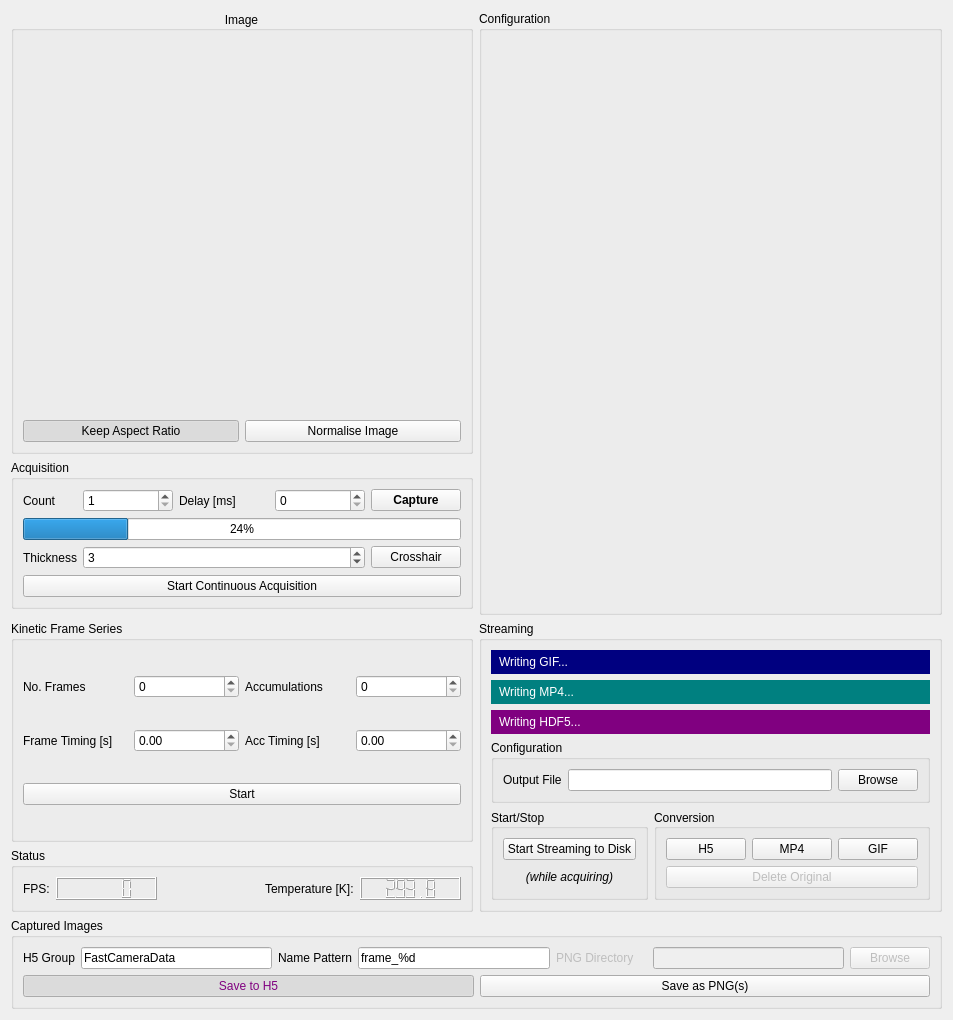
<?xml version="1.0" encoding="UTF-8"?>
<ui version="4.0">
 <class>mainForm</class>
 <widget class="QWidget" name="mainForm">
  <property name="geometry">
   <rect>
    <x>0</x>
    <y>0</y>
    <width>953</width>
    <height>1020</height>
   </rect>
  </property>
  <property name="sizePolicy">
   <sizepolicy hsizetype="Expanding" vsizetype="Preferred">
    <horstretch>0</horstretch>
    <verstretch>0</verstretch>
   </sizepolicy>
  </property>
  <property name="maximumSize">
   <size>
    <width>5000</width>
    <height>5000</height>
   </size>
  </property>
  <property name="windowTitle">
   <string>Fast Camera Control</string>
  </property>
  <layout class="QGridLayout" name="gridLayout_2">
   <item row="9" column="1" colspan="2">
    <widget class="QGroupBox" name="capturedImages">
     <property name="sizePolicy">
      <sizepolicy hsizetype="Minimum" vsizetype="MinimumExpanding">
       <horstretch>1</horstretch>
       <verstretch>0</verstretch>
      </sizepolicy>
     </property>
     <property name="minimumSize">
      <size>
       <width>0</width>
       <height>0</height>
      </size>
     </property>
     <property name="title">
      <string>Captured Images</string>
     </property>
     <layout class="QGridLayout" name="gridLayout_3">
      <item row="1" column="0">
       <layout class="QHBoxLayout" name="horizontalLayout_6" stretch="0,0">
        <item>
         <widget class="QPushButton" name="h5SaveButton">
          <property name="styleSheet">
           <string notr="true">color: purple;</string>
          </property>
          <property name="text">
           <string>Save to H5</string>
          </property>
          <property name="checkable">
           <bool>true</bool>
          </property>
          <property name="checked">
           <bool>true</bool>
          </property>
         </widget>
        </item>
        <item>
         <widget class="QPushButton" name="pngSaveButton">
          <property name="text">
           <string>Save as PNG(s)</string>
          </property>
          <property name="checkable">
           <bool>true</bool>
          </property>
         </widget>
        </item>
       </layout>
      </item>
      <item row="0" column="0">
       <layout class="QHBoxLayout" name="horizontalLayout">
        <item>
         <widget class="QLabel" name="h5Label">
          <property name="text">
           <string>H5 Group</string>
          </property>
         </widget>
        </item>
        <item>
         <widget class="QLineEdit" name="h5Group">
          <property name="text">
           <string>FastCameraData</string>
          </property>
         </widget>
        </item>
        <item>
         <widget class="QLabel" name="label_7">
          <property name="text">
           <string>Name Pattern</string>
          </property>
         </widget>
        </item>
        <item>
         <widget class="QLineEdit" name="namePattern">
          <property name="text">
           <string>frame_%d</string>
          </property>
         </widget>
        </item>
        <item>
         <widget class="QLabel" name="pngLabel">
          <property name="enabled">
           <bool>false</bool>
          </property>
          <property name="text">
           <string>PNG Directory</string>
          </property>
         </widget>
        </item>
        <item>
         <widget class="QLabel" name="label_10">
          <property name="text">
           <string/>
          </property>
         </widget>
        </item>
        <item>
         <widget class="QLineEdit" name="pngDirectory">
          <property name="enabled">
           <bool>false</bool>
          </property>
          <property name="text">
           <string/>
          </property>
         </widget>
        </item>
        <item>
         <widget class="QPushButton" name="pngBrowse">
          <property name="enabled">
           <bool>false</bool>
          </property>
          <property name="text">
           <string>Browse</string>
          </property>
         </widget>
        </item>
       </layout>
      </item>
     </layout>
    </widget>
   </item>
   <item row="6" column="1">
    <widget class="QGroupBox" name="statusGroup">
     <property name="sizePolicy">
      <sizepolicy hsizetype="Minimum" vsizetype="Minimum">
       <horstretch>1</horstretch>
       <verstretch>0</verstretch>
      </sizepolicy>
     </property>
     <property name="title">
      <string>Status</string>
     </property>
     <layout class="QHBoxLayout" name="horizontalLayout_3">
      <item>
       <layout class="QHBoxLayout" name="horizontalLayout_2">
        <item>
         <widget class="QLabel" name="label_8">
          <property name="text">
           <string>FPS:</string>
          </property>
         </widget>
        </item>
        <item>
         <widget class="QLCDNumber" name="fpsCounter">
          <property name="enabled">
           <bool>true</bool>
          </property>
          <property name="sizePolicy">
           <sizepolicy hsizetype="Expanding" vsizetype="Minimum">
            <horstretch>0</horstretch>
            <verstretch>0</verstretch>
           </sizepolicy>
          </property>
          <property name="smallDecimalPoint">
           <bool>false</bool>
          </property>
          <property name="digitCount">
           <number>5</number>
          </property>
          <property name="value" stdset="0">
           <double>0.000000000000000</double>
          </property>
          <property name="intValue" stdset="0">
           <number>0</number>
          </property>
         </widget>
        </item>
        <item>
         <spacer name="horizontalSpacer">
          <property name="orientation">
           <enum>Qt::Horizontal</enum>
          </property>
          <property name="sizeHint" stdset="0">
           <size>
            <width>0</width>
            <height>0</height>
           </size>
          </property>
         </spacer>
        </item>
        <item>
         <widget class="QLabel" name="temperatureLabel">
          <property name="text">
           <string>Temperature [K]:</string>
          </property>
         </widget>
        </item>
        <item>
         <widget class="QLCDNumber" name="currentTemperature">
          <property name="sizePolicy">
           <sizepolicy hsizetype="Expanding" vsizetype="Minimum">
            <horstretch>0</horstretch>
            <verstretch>0</verstretch>
           </sizepolicy>
          </property>
          <property name="smallDecimalPoint">
           <bool>false</bool>
          </property>
          <property name="digitCount">
           <number>5</number>
          </property>
          <property name="value" stdset="0">
           <double>293.750000000000000</double>
          </property>
         </widget>
        </item>
       </layout>
      </item>
     </layout>
    </widget>
   </item>
   <item row="1" column="1">
    <widget class="QGroupBox" name="cameraGroup">
     <property name="sizePolicy">
      <sizepolicy hsizetype="Minimum" vsizetype="Expanding">
       <horstretch>1</horstretch>
       <verstretch>1</verstretch>
      </sizepolicy>
     </property>
     <property name="minimumSize">
      <size>
       <width>0</width>
       <height>300</height>
      </size>
     </property>
     <property name="font">
      <font>
       <kerning>true</kerning>
      </font>
     </property>
     <property name="title">
      <string>Image</string>
     </property>
     <property name="alignment">
      <set>Qt::AlignCenter</set>
     </property>
     <layout class="QVBoxLayout" name="verticalLayout_3">
      <item>
       <widget class="QLabel" name="cameraImage">
        <property name="sizePolicy">
         <sizepolicy hsizetype="Ignored" vsizetype="Ignored">
          <horstretch>1</horstretch>
          <verstretch>1</verstretch>
         </sizepolicy>
        </property>
        <property name="text">
         <string/>
        </property>
        <property name="alignment">
         <set>Qt::AlignCenter</set>
        </property>
       </widget>
      </item>
      <item>
       <layout class="QHBoxLayout" name="horizontalLayout_4">
        <item>
         <widget class="QPushButton" name="keepRatio">
          <property name="text">
           <string>Keep Aspect Ratio</string>
          </property>
          <property name="checkable">
           <bool>true</bool>
          </property>
          <property name="checked">
           <bool>true</bool>
          </property>
         </widget>
        </item>
        <item>
         <widget class="QPushButton" name="normaliseButton">
          <property name="text">
           <string>Normalise Image</string>
          </property>
          <property name="checkable">
           <bool>true</bool>
          </property>
         </widget>
        </item>
       </layout>
      </item>
     </layout>
    </widget>
   </item>
   <item row="5" column="1">
    <widget class="QGroupBox" name="kineticGroup">
     <property name="sizePolicy">
      <sizepolicy hsizetype="Minimum" vsizetype="MinimumExpanding">
       <horstretch>1</horstretch>
       <verstretch>0</verstretch>
      </sizepolicy>
     </property>
     <property name="minimumSize">
      <size>
       <width>0</width>
       <height>0</height>
      </size>
     </property>
     <property name="title">
      <string>Kinetic Frame Series</string>
     </property>
     <layout class="QGridLayout" name="gridLayout_6">
      <item row="0" column="2">
       <widget class="QLabel" name="label_3">
        <property name="text">
         <string>Accumulations</string>
        </property>
       </widget>
      </item>
      <item row="1" column="2">
       <widget class="QLabel" name="label_12">
        <property name="text">
         <string>Acc Timing [s]</string>
        </property>
       </widget>
      </item>
      <item row="0" column="1">
       <widget class="QSpinBox" name="spinBox"/>
      </item>
      <item row="1" column="3">
       <widget class="QDoubleSpinBox" name="doubleSpinBox_2"/>
      </item>
      <item row="0" column="3">
       <widget class="QSpinBox" name="spinBox_2"/>
      </item>
      <item row="1" column="1">
       <widget class="QDoubleSpinBox" name="doubleSpinBox"/>
      </item>
      <item row="1" column="0">
       <widget class="QLabel" name="label_6">
        <property name="text">
         <string>Frame Timing [s]</string>
        </property>
       </widget>
      </item>
      <item row="0" column="0">
       <widget class="QLabel" name="label_2">
        <property name="text">
         <string>No. Frames</string>
        </property>
       </widget>
      </item>
      <item row="2" column="0" colspan="4">
       <widget class="QPushButton" name="pushButton">
        <property name="text">
         <string>Start</string>
        </property>
       </widget>
      </item>
     </layout>
    </widget>
   </item>
   <item row="2" column="1">
    <widget class="QGroupBox" name="groupBox_2">
     <property name="sizePolicy">
      <sizepolicy hsizetype="Minimum" vsizetype="Minimum">
       <horstretch>1</horstretch>
       <verstretch>0</verstretch>
      </sizepolicy>
     </property>
     <property name="title">
      <string>Acquisition</string>
     </property>
     <layout class="QGridLayout" name="gridLayout">
      <item row="2" column="4">
       <widget class="QPushButton" name="captureButton">
        <property name="sizePolicy">
         <sizepolicy hsizetype="Preferred" vsizetype="Fixed">
          <horstretch>0</horstretch>
          <verstretch>0</verstretch>
         </sizepolicy>
        </property>
        <property name="maximumSize">
         <size>
          <width>16777215</width>
          <height>16777215</height>
         </size>
        </property>
        <property name="font">
         <font>
          <weight>75</weight>
          <bold>true</bold>
          <underline>false</underline>
          <kerning>true</kerning>
         </font>
        </property>
        <property name="text">
         <string>Capture</string>
        </property>
       </widget>
      </item>
      <item row="4" column="0">
       <widget class="QLabel" name="label_5">
        <property name="sizePolicy">
         <sizepolicy hsizetype="Minimum" vsizetype="Preferred">
          <horstretch>0</horstretch>
          <verstretch>0</verstretch>
         </sizepolicy>
        </property>
        <property name="text">
         <string>Thickness</string>
        </property>
       </widget>
      </item>
      <item row="2" column="3">
       <widget class="QSpinBox" name="delayTime">
        <property name="sizePolicy">
         <sizepolicy hsizetype="Minimum" vsizetype="Fixed">
          <horstretch>0</horstretch>
          <verstretch>0</verstretch>
         </sizepolicy>
        </property>
        <property name="minimumSize">
         <size>
          <width>0</width>
          <height>0</height>
         </size>
        </property>
        <property name="layoutDirection">
         <enum>Qt::LeftToRight</enum>
        </property>
        <property name="minimum">
         <number>0</number>
        </property>
        <property name="maximum">
         <number>999999999</number>
        </property>
        <property name="stepType">
         <enum>QAbstractSpinBox::DefaultStepType</enum>
        </property>
        <property name="value">
         <number>0</number>
        </property>
       </widget>
      </item>
      <item row="4" column="1" colspan="3">
       <widget class="QSpinBox" name="crosshairPixels">
        <property name="sizePolicy">
         <sizepolicy hsizetype="Minimum" vsizetype="Fixed">
          <horstretch>1</horstretch>
          <verstretch>0</verstretch>
         </sizepolicy>
        </property>
        <property name="minimumSize">
         <size>
          <width>0</width>
          <height>0</height>
         </size>
        </property>
        <property name="layoutDirection">
         <enum>Qt::LeftToRight</enum>
        </property>
        <property name="minimum">
         <number>1</number>
        </property>
        <property name="maximum">
         <number>999999999</number>
        </property>
        <property name="stepType">
         <enum>QAbstractSpinBox::DefaultStepType</enum>
        </property>
        <property name="value">
         <number>3</number>
        </property>
       </widget>
      </item>
      <item row="2" column="0">
       <widget class="QLabel" name="countLabel">
        <property name="sizePolicy">
         <sizepolicy hsizetype="Preferred" vsizetype="Preferred">
          <horstretch>0</horstretch>
          <verstretch>0</verstretch>
         </sizepolicy>
        </property>
        <property name="text">
         <string>Count</string>
        </property>
       </widget>
      </item>
      <item row="2" column="1">
       <widget class="QSpinBox" name="numberOfFrames">
        <property name="sizePolicy">
         <sizepolicy hsizetype="Minimum" vsizetype="Fixed">
          <horstretch>0</horstretch>
          <verstretch>0</verstretch>
         </sizepolicy>
        </property>
        <property name="minimumSize">
         <size>
          <width>0</width>
          <height>0</height>
         </size>
        </property>
        <property name="layoutDirection">
         <enum>Qt::LeftToRight</enum>
        </property>
        <property name="minimum">
         <number>1</number>
        </property>
        <property name="maximum">
         <number>999999999</number>
        </property>
        <property name="stepType">
         <enum>QAbstractSpinBox::DefaultStepType</enum>
        </property>
       </widget>
      </item>
      <item row="4" column="4">
       <widget class="QPushButton" name="crosshairButton">
        <property name="sizePolicy">
         <sizepolicy hsizetype="Minimum" vsizetype="Fixed">
          <horstretch>1</horstretch>
          <verstretch>0</verstretch>
         </sizepolicy>
        </property>
        <property name="maximumSize">
         <size>
          <width>16777215</width>
          <height>16777215</height>
         </size>
        </property>
        <property name="font">
         <font>
          <weight>50</weight>
          <bold>false</bold>
          <underline>false</underline>
          <kerning>true</kerning>
         </font>
        </property>
        <property name="text">
         <string>Crosshair</string>
        </property>
        <property name="checkable">
         <bool>true</bool>
        </property>
       </widget>
      </item>
      <item row="2" column="2">
       <widget class="QLabel" name="delayLabel">
        <property name="sizePolicy">
         <sizepolicy hsizetype="Preferred" vsizetype="Preferred">
          <horstretch>0</horstretch>
          <verstretch>0</verstretch>
         </sizepolicy>
        </property>
        <property name="text">
         <string>Delay [ms]</string>
        </property>
       </widget>
      </item>
      <item row="5" column="0" colspan="5">
       <widget class="QPushButton" name="liveViewButton">
        <property name="enabled">
         <bool>true</bool>
        </property>
        <property name="text">
         <string>Start Continuous Acquisition</string>
        </property>
        <property name="checkable">
         <bool>false</bool>
        </property>
        <property name="checked">
         <bool>false</bool>
        </property>
       </widget>
      </item>
      <item row="3" column="0" colspan="5">
       <widget class="QProgressBar" name="progressBar">
        <property name="enabled">
         <bool>true</bool>
        </property>
        <property name="value">
         <number>24</number>
        </property>
        <property name="textVisible">
         <bool>true</bool>
        </property>
        <property name="orientation">
         <enum>Qt::Horizontal</enum>
        </property>
       </widget>
      </item>
     </layout>
    </widget>
   </item>
   <item row="1" column="2" rowspan="3">
    <widget class="QGroupBox" name="configBox">
     <property name="sizePolicy">
      <sizepolicy hsizetype="Minimum" vsizetype="Expanding">
       <horstretch>1</horstretch>
       <verstretch>0</verstretch>
      </sizepolicy>
     </property>
     <property name="title">
      <string>Configuration</string>
     </property>
     <layout class="QVBoxLayout" name="verticalLayout_2"/>
    </widget>
   </item>
   <item row="5" column="2" rowspan="2">
    <widget class="QGroupBox" name="streamBox">
     <property name="sizePolicy">
      <sizepolicy hsizetype="Minimum" vsizetype="Minimum">
       <horstretch>1</horstretch>
       <verstretch>0</verstretch>
      </sizepolicy>
     </property>
     <property name="title">
      <string>Streaming</string>
     </property>
     <layout class="QGridLayout" name="gridLayout_5">
      <item row="3" column="0" colspan="4">
       <widget class="QGroupBox" name="groupBox_5">
        <property name="sizePolicy">
         <sizepolicy hsizetype="Expanding" vsizetype="Preferred">
          <horstretch>1</horstretch>
          <verstretch>0</verstretch>
         </sizepolicy>
        </property>
        <property name="title">
         <string>Configuration</string>
        </property>
        <layout class="QHBoxLayout" name="horizontalLayout_7">
         <item>
          <widget class="QLabel" name="label">
           <property name="text">
            <string>Output File</string>
           </property>
          </widget>
         </item>
         <item>
          <widget class="QLineEdit" name="streamFile"/>
         </item>
         <item>
          <widget class="QPushButton" name="streamBrowse">
           <property name="text">
            <string>Browse</string>
           </property>
          </widget>
         </item>
        </layout>
       </widget>
      </item>
      <item row="2" column="0" colspan="4">
       <widget class="QLabel" name="writingH5">
        <property name="styleSheet">
         <string notr="true">background: purple; padding: 5px; color: white;</string>
        </property>
        <property name="text">
         <string>Writing HDF5...</string>
        </property>
       </widget>
      </item>
      <item row="10" column="3">
       <spacer name="verticalSpacer">
        <property name="orientation">
         <enum>Qt::Vertical</enum>
        </property>
        <property name="sizeHint" stdset="0">
         <size>
          <width>20</width>
          <height>0</height>
         </size>
        </property>
       </spacer>
      </item>
      <item row="1" column="0" colspan="4">
       <widget class="QLabel" name="writingMP4">
        <property name="enabled">
         <bool>true</bool>
        </property>
        <property name="styleSheet">
         <string notr="true">background: teal; padding: 5px; color: white;</string>
        </property>
        <property name="text">
         <string>Writing MP4...</string>
        </property>
       </widget>
      </item>
      <item row="7" column="2" rowspan="3" colspan="2">
       <widget class="QGroupBox" name="groupBox_3">
        <property name="sizePolicy">
         <sizepolicy hsizetype="Expanding" vsizetype="Preferred">
          <horstretch>1</horstretch>
          <verstretch>0</verstretch>
         </sizepolicy>
        </property>
        <property name="title">
         <string>Conversion</string>
        </property>
        <property name="alignment">
         <set>Qt::AlignLeading|Qt::AlignLeft|Qt::AlignVCenter</set>
        </property>
        <layout class="QVBoxLayout" name="verticalLayout_5">
         <item>
          <layout class="QHBoxLayout" name="horizontalLayout_5">
           <item>
            <widget class="QPushButton" name="h5Button">
             <property name="enabled">
              <bool>true</bool>
             </property>
             <property name="text">
              <string>H5</string>
             </property>
             <property name="checkable">
              <bool>true</bool>
             </property>
            </widget>
           </item>
           <item>
            <widget class="QPushButton" name="mp4Button">
             <property name="enabled">
              <bool>true</bool>
             </property>
             <property name="text">
              <string>MP4</string>
             </property>
             <property name="checkable">
              <bool>true</bool>
             </property>
            </widget>
           </item>
           <item>
            <widget class="QPushButton" name="gifButton">
             <property name="enabled">
              <bool>true</bool>
             </property>
             <property name="text">
              <string>GIF</string>
             </property>
             <property name="checkable">
              <bool>true</bool>
             </property>
            </widget>
           </item>
          </layout>
         </item>
         <item>
          <widget class="QPushButton" name="deleteButton">
           <property name="enabled">
            <bool>false</bool>
           </property>
           <property name="text">
            <string>Delete Original</string>
           </property>
           <property name="checkable">
            <bool>true</bool>
           </property>
          </widget>
         </item>
        </layout>
       </widget>
      </item>
      <item row="7" column="0" rowspan="3" colspan="2">
       <widget class="QGroupBox" name="groupBox_4">
        <property name="sizePolicy">
         <sizepolicy hsizetype="Expanding" vsizetype="Preferred">
          <horstretch>1</horstretch>
          <verstretch>0</verstretch>
         </sizepolicy>
        </property>
        <property name="title">
         <string>Start/Stop</string>
        </property>
        <property name="alignment">
         <set>Qt::AlignLeading|Qt::AlignLeft|Qt::AlignVCenter</set>
        </property>
        <layout class="QVBoxLayout" name="verticalLayout_6">
         <item>
          <widget class="QPushButton" name="streamToDiskButton">
           <property name="enabled">
            <bool>true</bool>
           </property>
           <property name="text">
            <string>Start Streaming to Disk</string>
           </property>
           <property name="checkable">
            <bool>false</bool>
           </property>
          </widget>
         </item>
         <item>
          <widget class="QLabel" name="label_4">
           <property name="font">
            <font>
             <italic>true</italic>
            </font>
           </property>
           <property name="text">
            <string>(while acquiring)</string>
           </property>
           <property name="alignment">
            <set>Qt::AlignCenter</set>
           </property>
          </widget>
         </item>
        </layout>
       </widget>
      </item>
      <item row="0" column="0" colspan="4">
       <widget class="QLabel" name="writingGIF">
        <property name="enabled">
         <bool>true</bool>
        </property>
        <property name="styleSheet">
         <string notr="true">background: navy; padding: 5px; color: white;</string>
        </property>
        <property name="text">
         <string>Writing GIF...</string>
        </property>
       </widget>
      </item>
     </layout>
    </widget>
   </item>
  </layout>
 </widget>
 <resources/>
 <connections/>
</ui>
